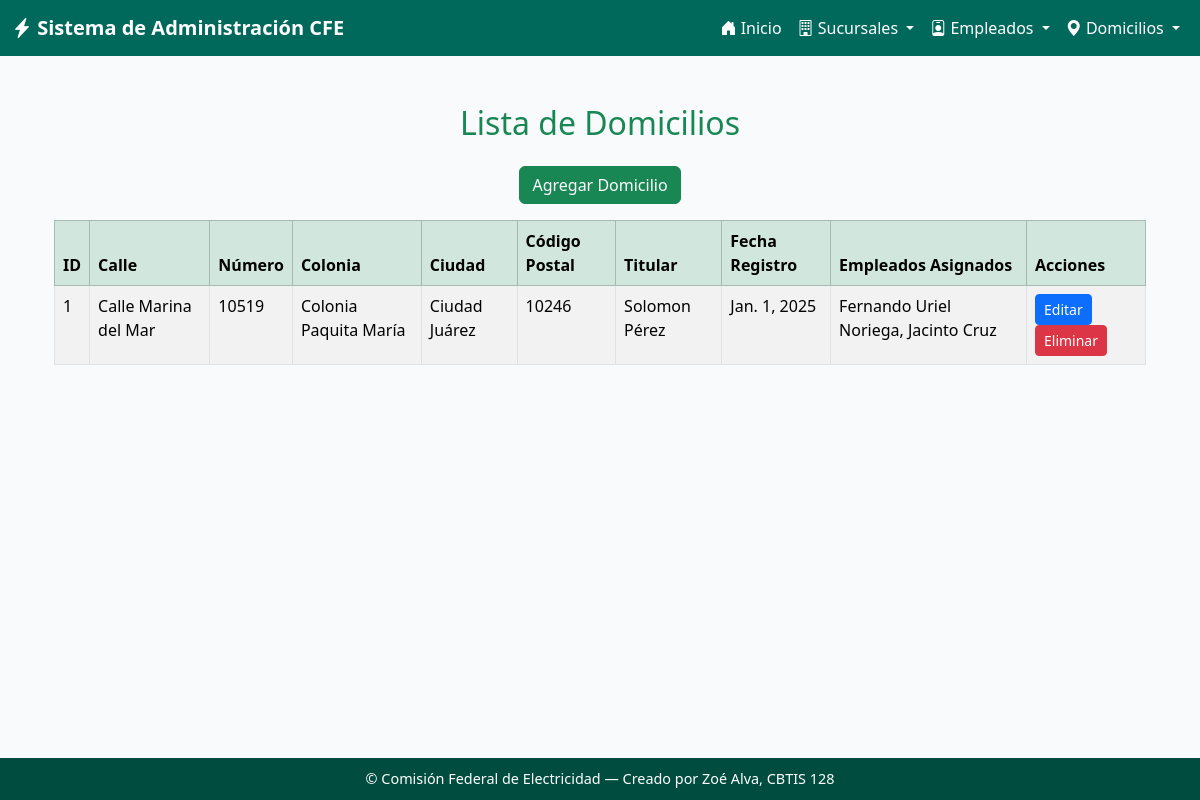
/domicilios/, run on the app's committed database.
### app_CFE/models.py (models this page shows, shortened)
class Domicilio(models.Model):
    calle = models.CharField(max_length=100)
    numero = models.CharField(max_length=10)
    colonia = models.CharField(max_length=100)
    ciudad = models.CharField(max_length=100)
    codigo_postal = models.CharField(max_length=10)
    titular = models.CharField(max_length=100)
    fecha_registro = models.DateField()
    empleados_asignados = models.ManyToManyField(Empleado, related_name="domicilios")

class Empleado(models.Model):
    nombre = models.CharField(max_length=100)
    apellido = models.CharField(max_length=100)
    puesto = models.CharField(max_length=100)
    rfc = models.CharField(max_length=20)
    email = models.CharField(max_length=100)
    fecha_contratacion = models.DateField()
    salario = models.DecimalField(max_digits=10, decimal_places=2)
    sucursal = models.ForeignKey(Sucursal, on_delete=models.CASCADE, related_name="empleados")

### app_CFE/views.py (the view)
# urls.py: path('domicilios/', views.ver_domicilios, name='ver_domicilios'),
def ver_domicilios(request):
    domicilios = Domicilio.objects.all()
    return render(request, 'domicilio/ver_domicilios.html', {'domicilios': domicilios})

### app_CFE/templates/domicilio/ver_domicilios.html
{% extends 'base.html' %}
{% block content %}
<div class="container mt-5">
    <h2 class="text-success text-center mb-4">Lista de Domicilios</h2>
    <div class="text-center mb-3">
        <a href="{% url 'agregar_domicilio' %}" class="btn btn-success">Agregar Domicilio</a>
    </div>
    <table class="table table-striped table-bordered">
        <thead class="table-success">
            <tr>
                <th>ID</th>
                <th>Calle</th>
                <th>Número</th>
                <th>Colonia</th>
                <th>Ciudad</th>
                <th>Código Postal</th>
                <th>Titular</th>
                <th>Fecha Registro</th>
                <th>Empleados Asignados</th>
                <th>Acciones</th>
            </tr>
        </thead>
        <tbody>
            {% for d in domicilios %}
            <tr>
                <td>{{ d.id }}</td>
                <td>{{ d.calle }}</td>
                <td>{{ d.numero }}</td>
                <td>{{ d.colonia }}</td>
                <td>{{ d.ciudad }}</td>
                <td>{{ d.codigo_postal }}</td>
                <td>{{ d.titular }}</td>
                <td>{{ d.fecha_registro }}</td>
                <td>
                    {% for e in d.empleados_asignados.all %}
                        {{ e.nombre }} {{ e.apellido }}{% if not forloop.last %}, {% endif %}
                    {% empty %}
                        <span class="text-muted">Sin empleados</span>
                    {% endfor %}
                </td>
                <td>
                    <a href="{% url 'actualizar_domicilio' d.id %}" class="btn btn-sm btn-primary">Editar</a>
                    <a href="{% url 'borrar_domicilio' d.id %}" class="btn btn-sm btn-danger"
                        onclick="return confirm('¿Deseas eliminar este domicilio?');">Eliminar</a>
                </td>
            </tr>
            {% empty %}
            <tr>
                <td colspan="10" class="text-center text-muted">No hay domicilios registrados.</td>
            </tr>
            {% endfor %}
        </tbody>
    </table>
</div>
{% endblock %}

### app_CFE/templates/header.html (style rules this page uses)
body { background-color: #f8fafc; color: #212529; font-family: 'Segoe UI', sans-serif; }

### data on the page
Domicilio: id "1", calle "Calle Marina del Mar", numero "10519", colonia "Colonia Paquita María", ciudad "Ciudad Juárez", codigo_postal "10246", titular "Solomon Pérez", fecha_registro "Jan. 1, 2025"
Empleado: nombre "Fernando Uriel", apellido "Noriega"
Empleado: nombre "Jacinto", apellido "Cruz"
